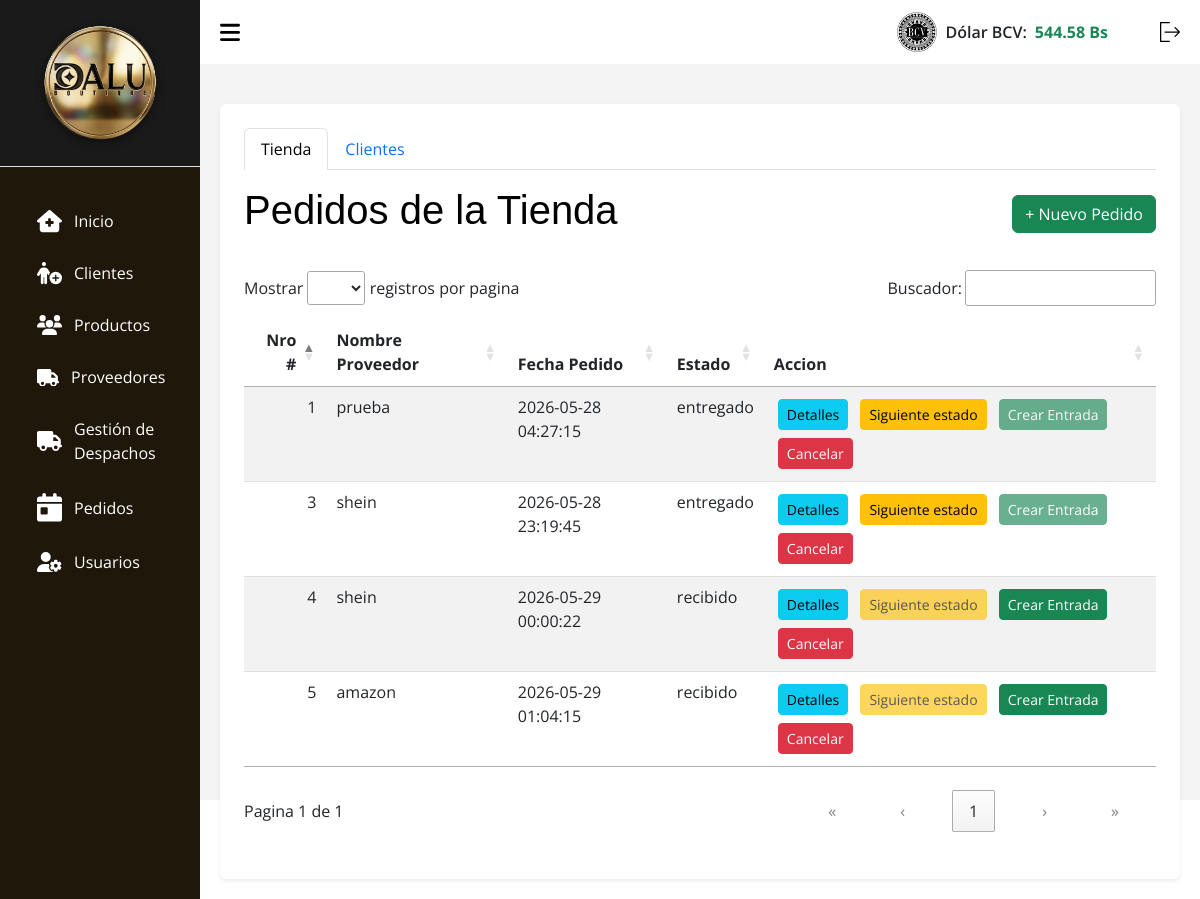
Page /index.php?c=Pedidos (signed in) on the earlier database version.
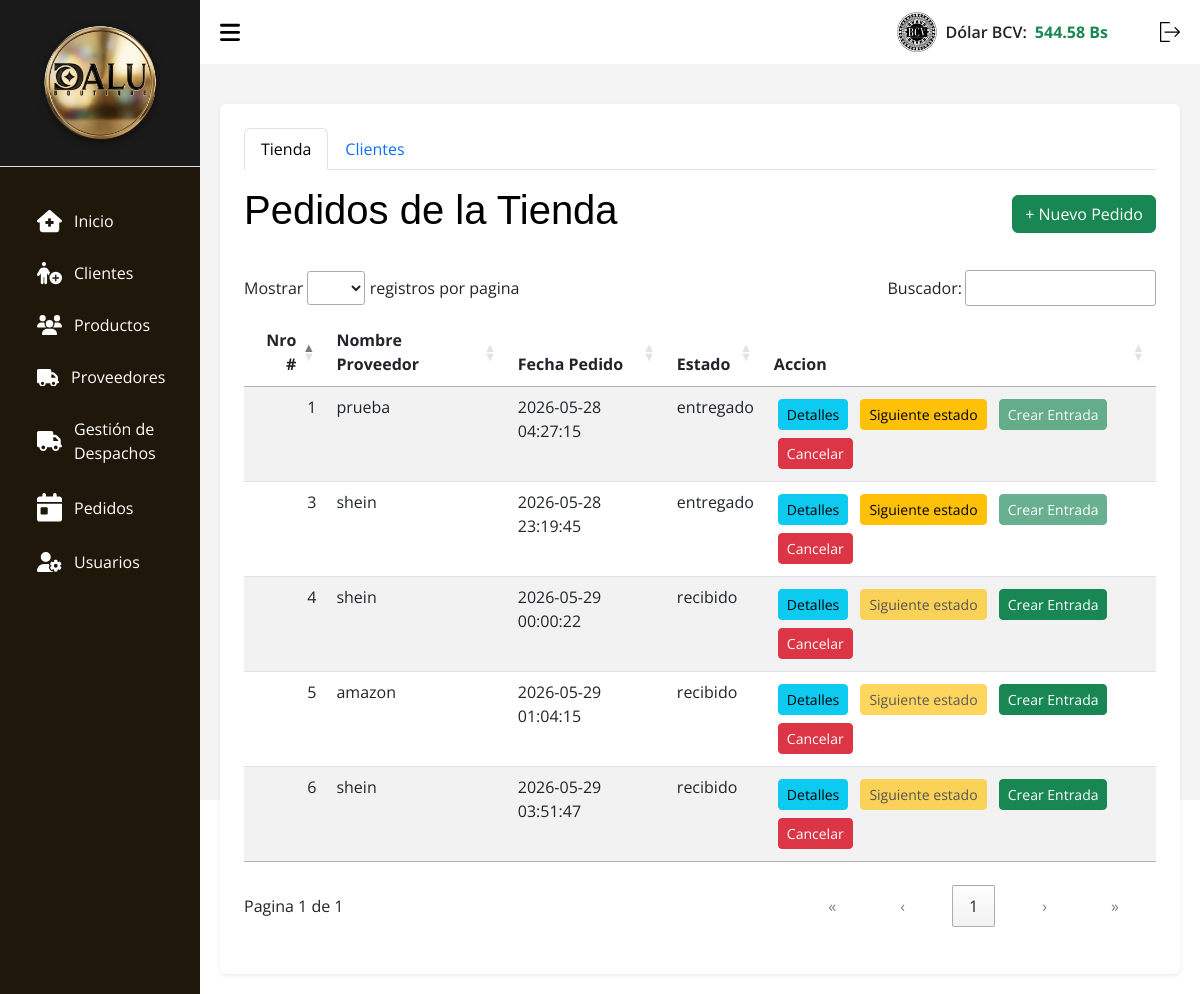
Same page on the later database version.
### tables this page shows
CREATE TABLE `pedidos` (
  `id` int(11) NOT NULL,
  `id_proveedor` int(11) DEFAULT NULL,
  `nombre proveedor` varchar(11) DEFAULT NULL,
  `id_cliente` int(11) DEFAULT NULL,
  `tipo` enum('cliente','proveedor','propios','') NOT NULL,
  `fecha_registro` timestamp NOT NULL DEFAULT current_timestamp(),
  `estado` enum('pendiente','confirmado','enviado','recibido','cancelado','entregado') NOT NULL DEFAULT 'pendiente'
);

### src/Models/Conexion.php (called while the page is built, shortened)
<?php
    class Conexion extends PDO {
        function __construct() {
            $servername = "localhost";
            $username = "root";
            $password = "";
            $dbname = "tiendadalu";
        }
    }

### src/Models/Pedidos.php (called while the page is built, shortened)
<?php
    class Pedidos extends Conexion {
        public function getByTipo($tipo) {
            $sql = "SELECT p.*,
                    p.`nombre proveedor` AS nombre_proveedor,
                    c.nombre as cliente_nombre,
                    c.apellido as cliente_apellido
                    FROM pedidos p
                    LEFT JOIN clientes c ON p.id_cliente = c.id
                    WHERE p.tipo = :tipo
                    ORDER BY p.fecha_registro DESC";
            $stmt = $this->prepare($sql);
            $stmt->bindParam(":tipo", $tipo);
            $stmt->execute();
            return $stmt->fetchAll(\PDO::FETCH_ASSOC);
        }
    }

### src/Views/V_Pedidos.php (the view, shortened to what this page needs)
<!DOCTYPE html>
<html lang="es">
<head>
    <link rel="stylesheet" href="assets/css/css.css">
    <link rel="stylesheet" href="assets/css/tabla.css">
    <link rel="stylesheet" href="assets/css/header.css">
    <link rel="stylesheet" href="assets/bootstrap.min.css">
    <link rel="stylesheet" href="assets/DataTablet/datatables.css">
</head>
<body>
    <?php require_once __DIR__ . "/../Views/layout/header.php"; ?>
    <?php
        $pedidos = $pedidos ?? [];
    ?>
    <main>
        <div class="container bg-white p-4 rounded shadow-sm mt-3">
            <ul class="nav nav-tabs mb-3" id="mainTabs" role="tablist">
                <li class="nav-item">
                    <button class="nav-link active" id="tab-tienda" data-bs-toggle="tab" data-bs-target="#modulo-tienda" type="button">Tienda</button>
                </li>
                <li class="nav-item">
                    <button class="nav-link" id="tab-clientes" data-bs-toggle="tab" data-bs-target="#modulo-clientes" type="button">Clientes</button>
                </li>
            </ul>
            <div class="tab-content">
                <div class="tab-pane fade show active" id="modulo-tienda">
                    <div class="d-flex justify-content-between align-items-center mb-3">
                        <h1 class="titulo text-black">Pedidos de la Tienda</h1>
                        <button class="btn btn-success" data-bs-toggle="modal" data-bs-target="#modalAgregarPT">+ Nuevo Pedido</button>
                    </div>
                    <div class="table-responsive">
                        <table id="tablaTienda" class="table-DT table table-striped">
                            <thead>
                                <tr>
                                    <th scope="col">Nro #</th>
                                    <th scope="col">Nombre Proveedor</th>
                                    <th scope="col">Fecha Pedido</th>
                                    <th scope="col">Estado</th>
                                    <th scope="col">Accion</th>
                                </tr>
                            </thead>
                            <tbody>
                                <?php foreach ($pedidos as $p): ?>
                                    <tr>
                                        <td><?php echo htmlspecialchars($p['id']); ?></td>
                                        <td><?php echo htmlspecialchars($p['nombre_proveedor']); ?></td>
                                        <td><?php echo htmlspecialchars($p['fecha_registro']); ?></td>
                                        <td><?php echo htmlspecialchars($p['estado']); ?></td>
                                        <td>
                                            <button type="button" class="btn btn-sm btn-info m-1 btn-ver-detalles" data-id="<?= $p['id'] ?>">Detalles</button>
                                            <button type="button" class="btn btn-sm btn-warning m-1" data-bs-toggle="modal" data-bs-target="#modalAvanzarEstadoTienda<?= $p['id'] ?>" <?= in_array($p['estado'], ['recibido','cancelado']) ? ' disabled' : '' ?>>Siguiente estado</button>
                                            <?php if ($p['estado'] === 'recibido'): ?>
                                                <a href="?c=entradas&accion=crearDesdePedido&pedido_id=<?= $p['id'] ?>" class="btn btn-sm btn-success m-1">Crear Entrada</a>
                                            <?php else: ?>
                                                <button type="button" class="btn btn-sm btn-success m-1" disabled title="El pedido debe estar en estado 'recibido'">Crear Entrada</button>
                                            <?php endif; ?>
                                            <button type="button" class="btn btn-sm btn-danger m-1" data-bs-toggle="modal" data-bs-target="#modalConfirmarEliminarTienda<?= $p['id'] ?>">Cancelar</button>
                                        </td>
                                    </tr>
                                <?php endforeach; ?>
                            </tbody>
                        </table>
                    </div>
                </div>
            </div>
        </div>
    </main>
</body>
</html>

Differences in the rows shown:
added pedidos: id "6", nombre proveedor "shein", fecha_registro "2026-05-29 03:51:47", estado "recibido"
